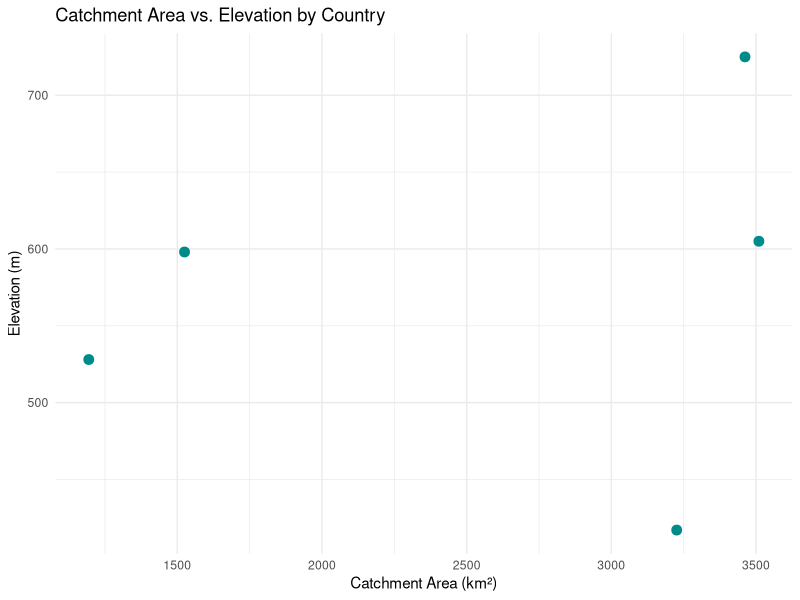
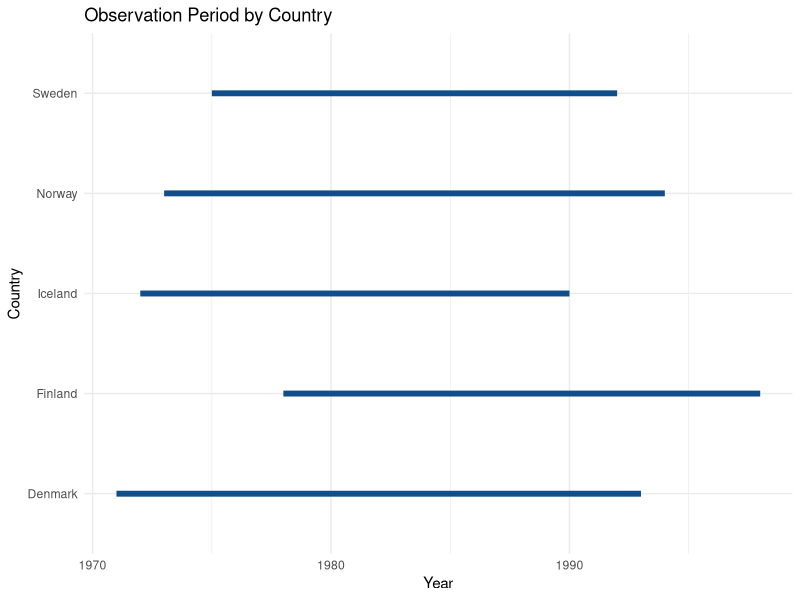
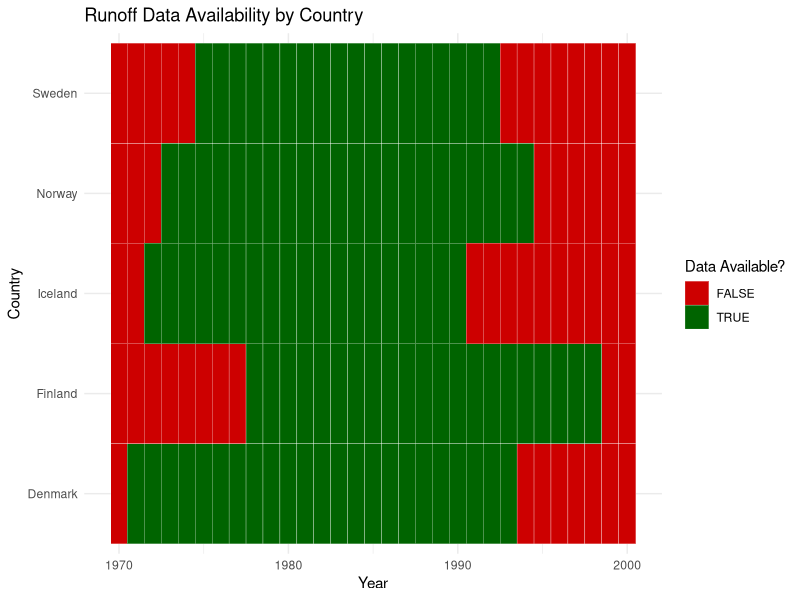

R code for these plots, in order:
# Load libraries
library(data.table)
library(ggplot2)

# Step 1: Simulated data.table with country names, catchment area, and elevation
set.seed(123)
hydro_countries <- data.table(
country = c("Norway", "Sweden", "Finland", "Denmark", "Iceland"),
  catchment_area = sample(1000:5000, 5),
  elevation = sample(300:800, 5),
  year_start = sample(1970:1980, 5),
  year_end = sample(1990:2000, 5)
)

# Step 2: Extract key columns
country_info <- hydro_countries[, .(country, catchment_area, elevation)]
print(country_info)

# Step 3: Convert to tidy format
country_long <- melt(
  country_info,
  id.vars = "country",
  variable.name = "attribute",
  value.name = "measurement"
)
print(country_long)

# Step 4: Scatter plot of catchment area vs. elevation
ggplot(country_info, aes(x = catchment_area, y = elevation)) +
  geom_point(color = "darkcyan", size = 3) +
  labs(
    title = "Catchment Area vs. Elevation by Country",
    x = "Catchment Area (km²)",
    y = "Elevation (m)"
  ) +
  theme_minimal()

# Step 5: Plot observation coverage period
coverage_period <- hydro_countries[, .(country, year_start, year_end)]

ggplot(coverage_period, aes(y = country)) +
  geom_segment(
    aes(x = year_start, xend = year_end, yend = country),
    size = 2,
    color = "dodgerblue4"
  ) +
  labs(
    title = "Observation Period by Country",
    x = "Year",
    y = "Country"
  ) +
  theme_minimal()

# Step 6: Highlight missing data years (optional)
years_all <- 1970:2000
coverage_list <- list()

for (i in 1:nrow(hydro_countries)) {
  cn <- hydro_countries$country[i]
  sy <- hydro_countries$year_start[i]
  ey <- hydro_countries$year_end[i]
  for (yr in years_all) {
    coverage_list[[length(coverage_list) + 1]] <- list(
      country = cn,
      year = yr,
      has_data = (yr >= sy & yr <= ey)
    )
  }
}

coverage_dt <- rbindlist(coverage_list)

ggplot(coverage_dt, aes(x = year, y = country, fill = has_data)) +
  geom_tile(color = "white") +
  scale_fill_manual(
    values = c("TRUE" = "darkgreen", "FALSE" = "red3"),
    name = "Data Available?"
  ) +
  labs(
    title = "Runoff Data Availability by Country",
    x = "Year",
    y = "Country"
  ) +
  theme_minimal()

